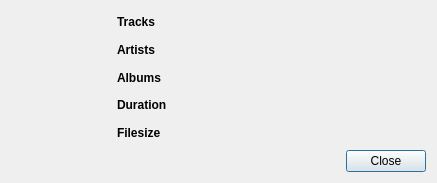
<?xml version="1.0" encoding="UTF-8"?>
<ui version="4.0">
 <class>GUI_LibraryInfoBox</class>
 <widget class="QDialog" name="GUI_LibraryInfoBox">
  <property name="geometry">
   <rect>
    <x>0</x>
    <y>0</y>
    <width>437</width>
    <height>183</height>
   </rect>
  </property>
  <property name="windowTitle">
   <string>Info</string>
  </property>
  <layout class="QGridLayout" name="gridLayout">
   <item row="1" column="3">
    <widget class="QLabel" name="lab_artist_count">
     <property name="text">
      <string/>
     </property>
    </widget>
   </item>
   <item row="1" column="2">
    <widget class="QLabel" name="lab_artists">
     <property name="font">
      <font>
       <weight>75</weight>
       <bold>true</bold>
      </font>
     </property>
     <property name="text">
      <string>Artists</string>
     </property>
    </widget>
   </item>
   <item row="0" column="2">
    <widget class="QLabel" name="lab_tracks">
     <property name="font">
      <font>
       <weight>75</weight>
       <bold>true</bold>
      </font>
     </property>
     <property name="text">
      <string>Tracks</string>
     </property>
    </widget>
   </item>
   <item row="2" column="3">
    <widget class="QLabel" name="lab_album_count">
     <property name="text">
      <string/>
     </property>
    </widget>
   </item>
   <item row="0" column="3">
    <widget class="QLabel" name="lab_track_count">
     <property name="text">
      <string/>
     </property>
    </widget>
   </item>
   <item row="3" column="3">
    <widget class="QLabel" name="lab_duration_value">
     <property name="text">
      <string/>
     </property>
    </widget>
   </item>
   <item row="3" column="2">
    <widget class="QLabel" name="lab_duration">
     <property name="font">
      <font>
       <weight>75</weight>
       <bold>true</bold>
      </font>
     </property>
     <property name="text">
      <string>Duration</string>
     </property>
    </widget>
   </item>
   <item row="4" column="3">
    <widget class="QLabel" name="lab_filesize">
     <property name="text">
      <string/>
     </property>
    </widget>
   </item>
   <item row="4" column="2">
    <widget class="QLabel" name="label">
     <property name="font">
      <font>
       <weight>75</weight>
       <bold>true</bold>
      </font>
     </property>
     <property name="text">
      <string>Filesize</string>
     </property>
    </widget>
   </item>
   <item row="6" column="3">
    <layout class="QHBoxLayout" name="horizontalLayout">
     <item>
      <spacer name="horizontalSpacer">
       <property name="orientation">
        <enum>Qt::Horizontal</enum>
       </property>
       <property name="sizeHint" stdset="0">
        <size>
         <width>40</width>
         <height>20</height>
        </size>
       </property>
      </spacer>
     </item>
     <item>
      <widget class="QPushButton" name="btn_cancel">
       <property name="maximumSize">
        <size>
         <width>5465</width>
         <height>16777215</height>
        </size>
       </property>
       <property name="focusPolicy">
        <enum>Qt::ClickFocus</enum>
       </property>
       <property name="layoutDirection">
        <enum>Qt::RightToLeft</enum>
       </property>
       <property name="text">
        <string>Close</string>
       </property>
      </widget>
     </item>
    </layout>
   </item>
   <item row="2" column="2">
    <widget class="QLabel" name="lab_albums">
     <property name="font">
      <font>
       <weight>75</weight>
       <bold>true</bold>
      </font>
     </property>
     <property name="text">
      <string>Albums</string>
     </property>
    </widget>
   </item>
   <item row="0" column="1" rowspan="5">
    <widget class="QLabel" name="lab_icon">
     <property name="minimumSize">
      <size>
       <width>100</width>
       <height>0</height>
      </size>
     </property>
     <property name="maximumSize">
      <size>
       <width>100</width>
       <height>200</height>
      </size>
     </property>
     <property name="sizeIncrement">
      <size>
       <width>100</width>
       <height>0</height>
      </size>
     </property>
     <property name="text">
      <string/>
     </property>
     <property name="pixmap">
      <pixmap resource="../../Resources/Icons.qrc">:/Icons/info.svg.png</pixmap>
     </property>
     <property name="alignment">
      <set>Qt::AlignLeading|Qt::AlignLeft|Qt::AlignTop</set>
     </property>
    </widget>
   </item>
  </layout>
 </widget>
 <resources>
  <include location="../../Resources/Icons.qrc"/>
 </resources>
 <connections>
  <connection>
   <sender>btn_cancel</sender>
   <signal>clicked()</signal>
   <receiver>GUI_LibraryInfoBox</receiver>
   <slot>close()</slot>
   <hints>
    <hint type="sourcelabel">
     <x>342</x>
     <y>170</y>
    </hint>
    <hint type="destinationlabel">
     <x>190</x>
     <y>96</y>
    </hint>
   </hints>
  </connection>
 </connections>
</ui>
